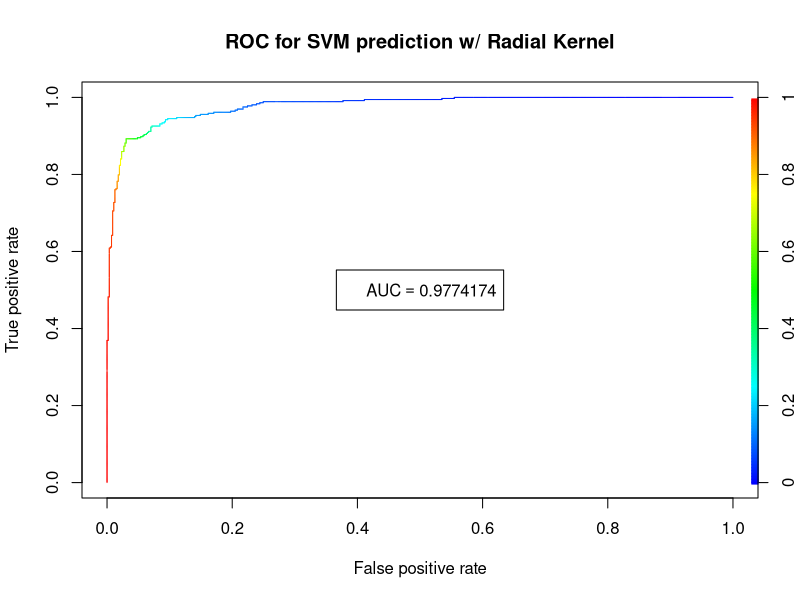
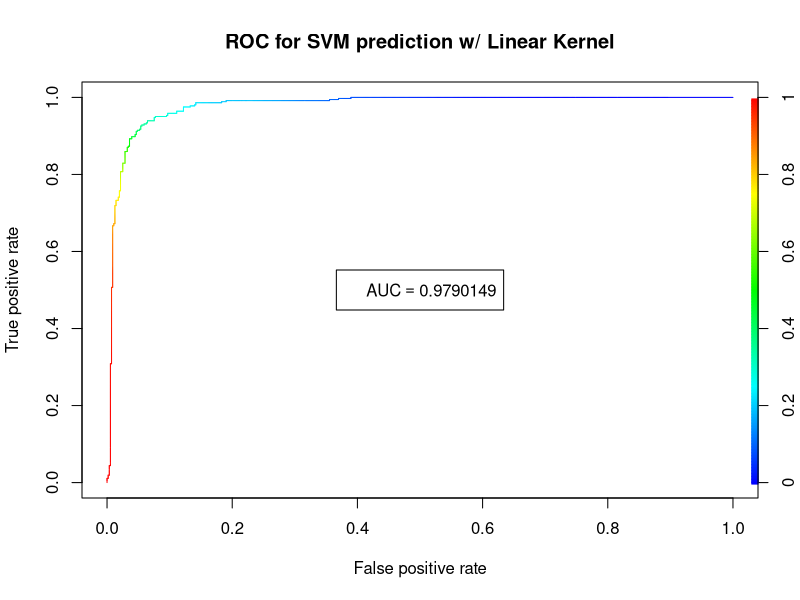

Write the R code that produced these figures, in order.
#Get	the	spam	database	into	R	(install package kernlab)
library(kernlab)

#Split	into	a	training/test	set	of	80%	to	20%
data(spam) # spam dataset has 4601 email samples, 57 features, 2 types (SPAM and NONSPAM)
# testidx <- which(1:length(spam[,1])%%5 == 0) 
set.seed(100)
testidx <- sample(1:dim(spam)[1],0.2*dim(spam)[1],replace = FALSE)#randomly choose split the dataset
spamtrain <- spam[-testidx,] #3680 samples (80% for training set)
spamtest <- spam[testidx,] #920 samples (20% for test set)



#Use SVM	with	2	kernels	of your	choice
library(e1071)
model1 <- svm(type~.,data=spamtrain, kernel = "radial", probability = TRUE) #use radial kernel, untuned
prediction1 <- predict(model1,spamtest, decision.values = TRUE, probability=TRUE)

model2 <- svm(type~.,data=spamtrain, kernel = "linear", probability = TRUE) #use linear kernet, untuned
prediction2 <- predict(model2,spamtest, decision.values = TRUE, probability=TRUE)

#Plot	ROC	curve	for	both	SVM	predictions	(Figure1.pdf)
#Report AUC for each on legend
library(ROCR)
pdf('Figure1.pdf')
pred_scores1 <- attr(prediction1, "probabilities")[,1]
pred1 <- prediction(pred_scores1, spamtest[,"type"])
perf1 <- performance(pred1, "tpr", "fpr") #plots TP rate on y-axis, FP rate on x-axis
perf1.auc <- performance(pred1,'auc')
auc1 <- perf1.auc@y.values
plot(perf1,  colorize=TRUE)
title("ROC for SVM prediction w/ Radial Kernel")
legend('center',legend=parse(text=sprintf('AUC == %s',auc1)))

pred_scores2 <- attr(prediction2, "probabilities")[,1]
pred2 <- prediction(pred_scores2, spamtest[,"type"])
perf2 <- performance(pred2, "tpr", "fpr")
perf2.auc <- performance(pred2,'auc')
auc2 <- perf2.auc@y.values
plot(perf2, colorize=TRUE)
title("ROC for SVM prediction w/ Linear Kernel")
legend('center',legend=parse(text=sprintf('AUC == %s',auc2)))

dev.off()
